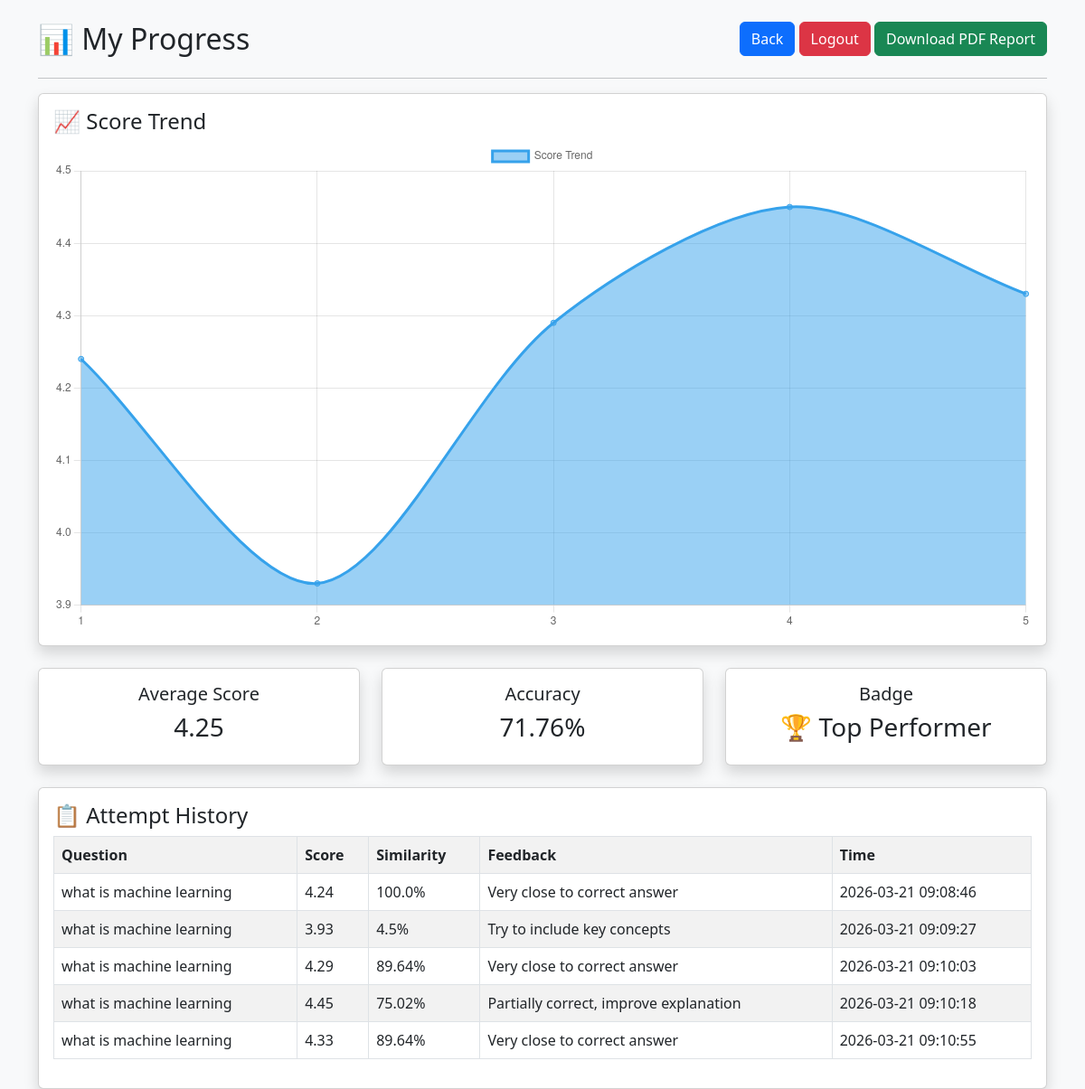
/my_progress (signed in), run on an earlier commit of the app's database.
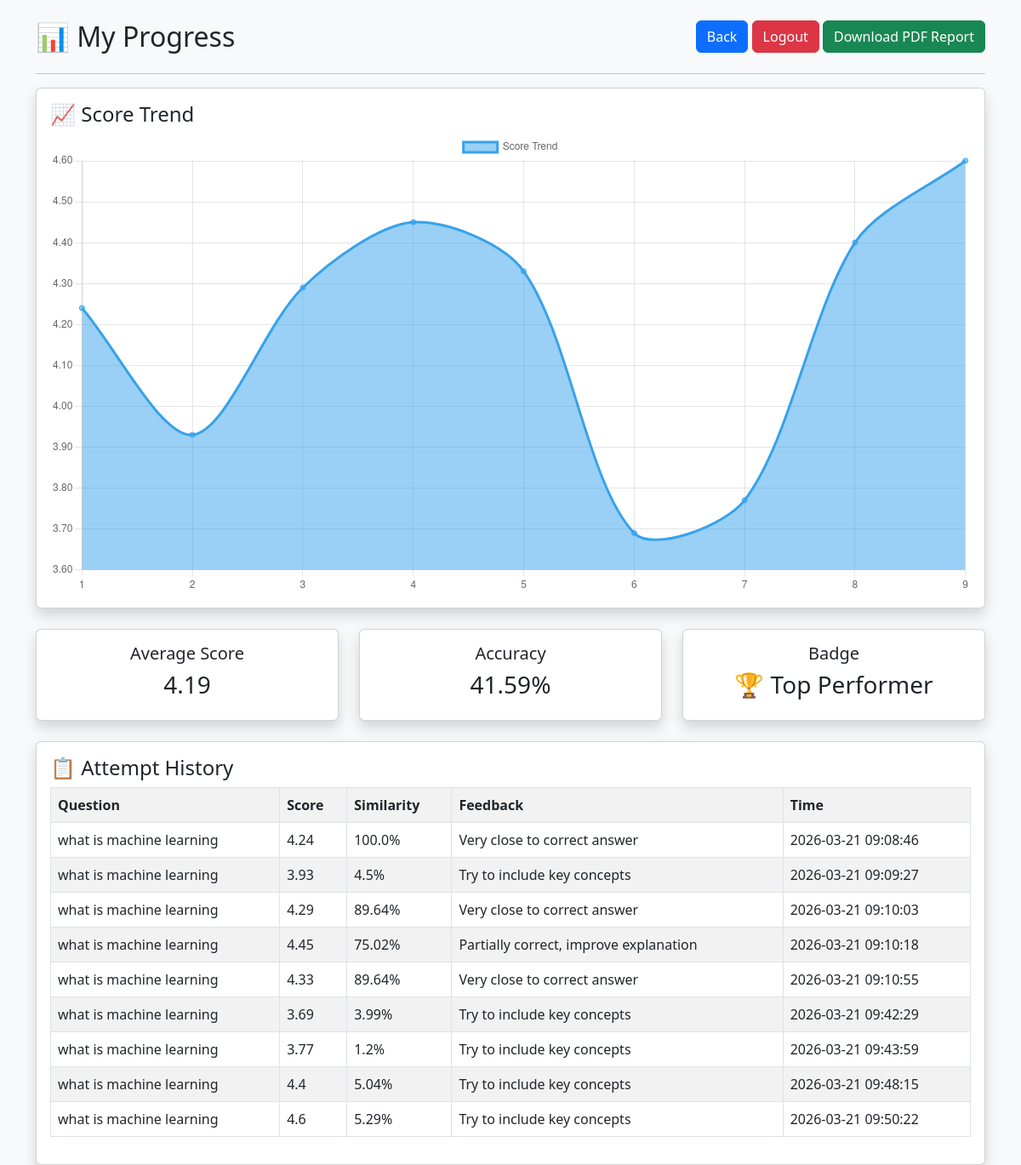
And on a later commit of the database.
### tables this page shows
CREATE TABLE attempts (
        id INTEGER PRIMARY KEY AUTOINCREMENT,
        username TEXT,
        question TEXT,
        student_answer TEXT,
        correct_answer TEXT,
        score REAL,
        similarity REAL,
        feedback TEXT,
        timestamp DATETIME DEFAULT CURRENT_TIMESTAMP
    );

### app.py (the view)
@app.route('/my_progress')
def my_progress():
    if 'user' not in session:
        return redirect('/login')
    conn = get_db()
    cur = conn.cursor()
    cur.execute("""
    SELECT question, score, similarity, feedback, timestamp
    FROM attempts
    WHERE username=?
    ORDER BY timestamp ASC
    """, (session['user'],))
    data = cur.fetchall()
    conn.close()
    scores = [row[1] for row in data]
    labels = list(range(1, len(scores) + 1))
    avg_score = round(sum(scores) / len(scores), 2) if scores else 0
    accuracy = round(sum([row[2] for row in data]) / len(data), 2) if data else 0
    badge = "🏆 Top Performer" if avg_score >= 4 else "🥈 Good Learner" if avg_score >= 3 else "📘 Beginner"
    return render_template("progress.html",
                           data=data,
                           scores=scores,
                           labels=labels,
                           avg_score=avg_score,
                           accuracy=accuracy,
                           badge=badge)

### app.py (called while the page is built)
def get_db():
    conn = sqlite3.connect("models.db")
    conn.row_factory = sqlite3.Row
    return conn

### templates/progress.html (shortened to what this page needs)
<!DOCTYPE html>
<html>
<head>
    <link href="https://cdn.jsdelivr.net/npm/bootstrap@5.3.0/dist/css/bootstrap.min.css" rel="stylesheet">
</head>
<body class="bg-light">
<div class="container mt-4">
    <div class="d-flex justify-content-between">
        <h2>📊 My Progress</h2>
        <div>
            <a href="/student" class="btn btn-primary">Back</a>
            <a href="/logout" class="btn btn-danger">Logout</a>
            <a href="/download_report" class="btn btn-success">Download PDF Report</a>
        </div>
    </div>
    <hr>
    <div class="card p-3 shadow mb-4">
        <h4>📈 Score Trend</h4>
        <canvas id="scoreChart"></canvas>
    </div>
    <div class="row mb-4">
    <div class="col-md-4">
        <div class="card text-center p-3 shadow">
            <h5>Average Score</h5>
            <h3>{{ avg_score }}</h3>
        </div>
    </div>
    <div class="col-md-4">
        <div class="card text-center p-3 shadow">
            <h5>Accuracy</h5>
            <h3>{{ accuracy }}%</h3>
        </div>
    </div>
    <div class="col-md-4">
        <div class="card text-center p-3 shadow">
            <h5>Badge</h5>
            <h3>{{ badge }}</h3>
        </div>
    </div>
</div>
    <div class="card p-3 shadow">
        <h4>📋 Attempt History</h4>
        <table class="table table-bordered table-striped">
            <tr>
                <th>Question</th>
                <th>Score</th>
                <th>Similarity</th>
                <th>Feedback</th>
                <th>Time</th>
            </tr>
            {% for row in data %}
            <tr>
                <td>{{ row[0] }}</td>
                <td>{{ row[1] }}</td>
                <td>{{ row[2] }}%</td>
                <td>{{ row[3] }}</td>
                <td>{{ row[4] }}</td>
            </tr>
            {% endfor %}
        </table>
    </div>
</div>
<script>
const labels = {{ labels | tojson }};
const scores = {{ scores | tojson }};
const ctx = document.getElementById('scoreChart').getContext('2d');
new Chart(ctx, {
    type: 'line',
    data: {
        labels: labels,
        datasets: [{
            label: 'Score Trend',
            data: scores,
            fill: true,
            tension: 0.3
        }]
    },
    options: {
        responsive: true,
        plugins: {
            legend: { display: true }
        }
    }
});
</script>
</body>
</html>

What changed in the data, as far as the page shows it:
added attempts: question "what is machine learning", score "3.69", similarity "3.99", feedback "Try to include key concepts", timestamp "2026-03-21 09:42:29"
added attempts: question "what is machine learning", score "3.77", similarity "1.2", feedback "Try to include key concepts", timestamp "2026-03-21 09:43:59"
added attempts: question "what is machine learning", score "4.4", similarity "5.04", feedback "Try to include key concepts", timestamp "2026-03-21 09:48:15"
added attempts: question "what is machine learning", score "4.6", similarity "5.29", feedback "Try to include key concepts", timestamp "2026-03-21 09:50:22"
Also different on the page:
chart data {{ labels | tojson }}: [1, 2, 3, 4, 5] → [1, 2, 3, 4, 5, 6, 7, 8, 9]
chart data {{ scores | tojson }}: [4.24, 3.93, 4.29, 4.45, 4.33] → [4.24, 3.93, 4.29, 4.45, 4.33, 3.69, 3.77, 4.4, 4.6]
{{ avg_score }}: "4.25" → "4.19"
{{ accuracy }}: "71.76" → "41.59"
